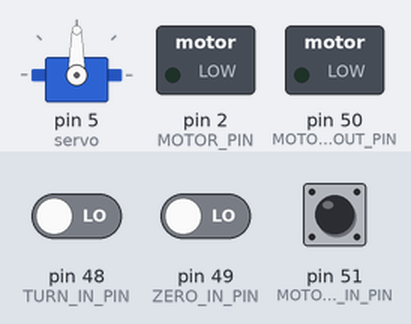
Recording of a sketch running on a simulated Arduino Mega 2560, built with avr-gcc and run on an emulated ATmega2560. Shown: servo, switched loads named in the sketch (green lamp = pin HIGH). The test bench sets the inputs (shaded band); at power-on: pin 51 (MOTOR_INFO_IN_PIN) LOW, pin 49 (ZERO_IN_PIN) LOW, pin 48 (TURN_IN_PIN) LOW.

Above: at 1.2 s.
1.3 s: pin 51 (MOTOR_INFO_IN_PIN) driven HIGH
At 2.2 s:
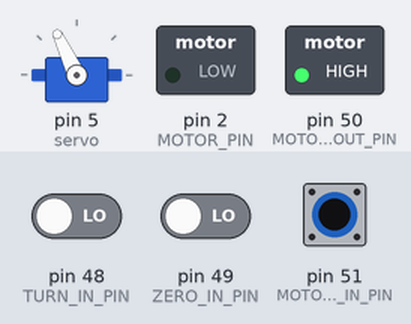
4.3 s: pin 51 (MOTOR_INFO_IN_PIN) pulsed LOW 2 times (0.12 s each, 0.3 s apart)
At 4.57 s:
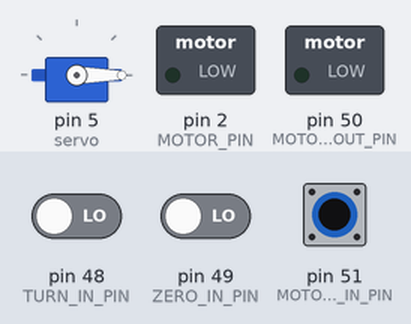
7.3 s: pin 51 (MOTOR_INFO_IN_PIN) pulsed LOW 5 times (0.12 s each, 0.3 s apart)
At 9.0 s:
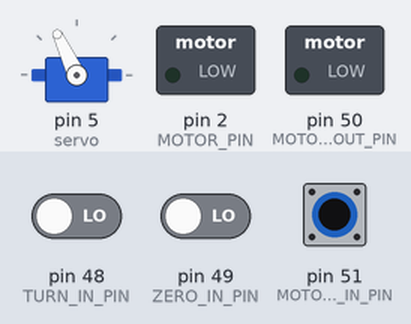
10.3 s: pin 49 (ZERO_IN_PIN) driven HIGH
At 10.7 s:
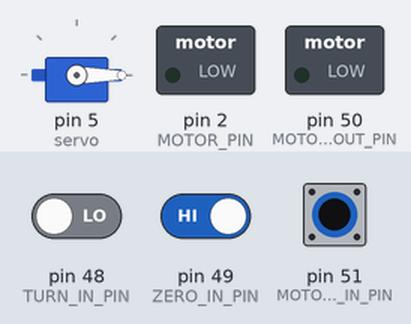
11.8 s: pin 48 (TURN_IN_PIN) driven HIGH
At 13.1 s:
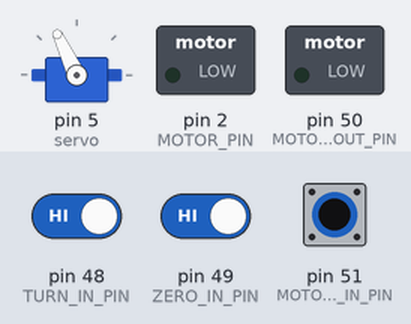
Timing chart, 0 to 14.3 s (numbered marks = the images above; inputs shaded):
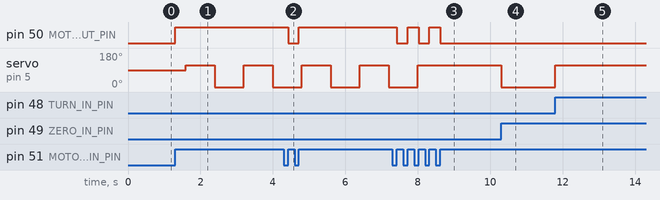

Measured:
- after the input at 1.3 s, pin 50 (MOTOR_INFO_OUT_PIN): LOW → HIGH at once; servo on pin 5 (servo): alternates 115° for 0.80 s and 0° for 0.80 s, starting after 0.30 s
- after the input at 4.3 s, pin 50 (MOTOR_INFO_OUT_PIN): HIGH → LOW after 0.12 s, → HIGH 0.30 s later
- after the input at 7.3 s, pin 50 (MOTOR_INFO_OUT_PIN): alternates HIGH for 0.30 s and LOW for 0.30 s, 5 changes in all, then stays LOW, starting after 0.12 s; servo on pin 5 (servo): goes on until 8.0 s, then stays 115°
- after the input at 10.3 s, servo on pin 5 (servo): 115° → 0° at once
- after the input at 11.8 s, servo on pin 5 (servo): 0° → 115° at once

The sketch:

arduino.ino
```cpp
#include <Servo.h>

#define MOTOR_PIN 2
#define MOTOR_INFO_OUT_PIN 50
#define MOTOR_INFO_IN_PIN 51
#define POT_INFO_IN_PIN A15
#define ZERO_IN_PIN 49
#define TURN_IN_PIN 48

Servo servo;
int pos = 115;
int delay_ms = 800;
bool motor_enabled = false;

int delay_max = 2000;
int delay_min = 150;

void setup() {
    servo.attach(5);
    pinMode(MOTOR_PIN, OUTPUT);
    pinMode(MOTOR_INFO_OUT_PIN, OUTPUT);
    pinMode(MOTOR_INFO_IN_PIN, INPUT);

    pinMode(POT_INFO_IN_PIN, INPUT);

    pinMode(ZERO_IN_PIN, INPUT);
    pinMode(TURN_IN_PIN, INPUT);
}

int normalize(int value) {
    return (value - delay_min) / (delay_min / delay_max);
}

int prev_motor;
int current_motor;
int delay_input;
int current_zero_input;
int prev_zero_input;
int current_turn_input;
int prev_turn_input;
void handle_input() {
    current_motor = digitalRead(MOTOR_INFO_IN_PIN);
    if (current_motor == HIGH && prev_motor != HIGH) motor_enabled = !motor_enabled;

    if (motor_enabled) { digitalWrite(MOTOR_INFO_OUT_PIN, HIGH); } else { digitalWrite(MOTOR_INFO_OUT_PIN, LOW); }

    //delay_input = normalize(analogRead(POT_INFO_IN_PIN));
    //delay_ms = delay_input;


    current_zero_input = digitalRead(ZERO_IN_PIN);
    if (current_zero_input == HIGH && prev_zero_input != HIGH) servo.write(0);
    prev_zero_input = current_zero_input;

    current_turn_input = digitalRead(TURN_IN_PIN);
    if (current_turn_input == HIGH && prev_turn_input != HIGH) servo.write(pos);
    prev_turn_input = current_turn_input;

    prev_motor = current_motor;
}

unsigned long current_time;
unsigned long next_time;

void loop() {
    current_time = millis();
    next_time = current_time + delay_ms;
    while (millis() < next_time) handle_input();
    if (motor_enabled) servo.write(0);

    current_time = millis();
    next_time = current_time + delay_ms;
    while (millis() < next_time) handle_input();
    if (motor_enabled) servo.write(pos);
}
```
